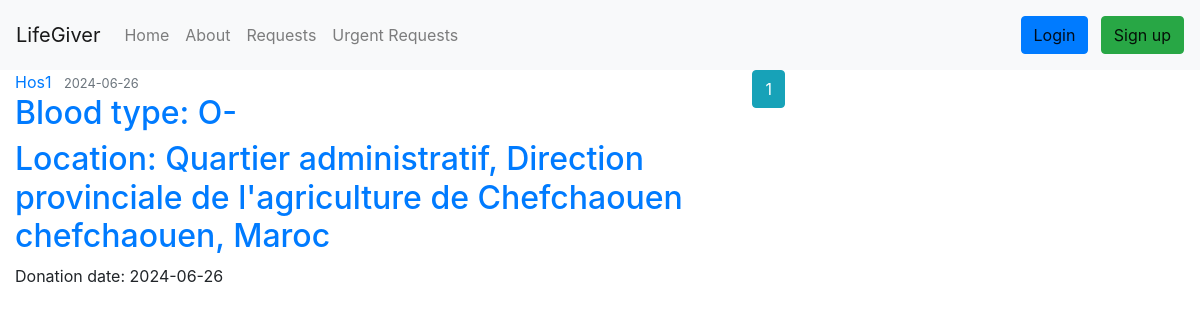
/donation_history/1, run on an earlier commit of the app's database.
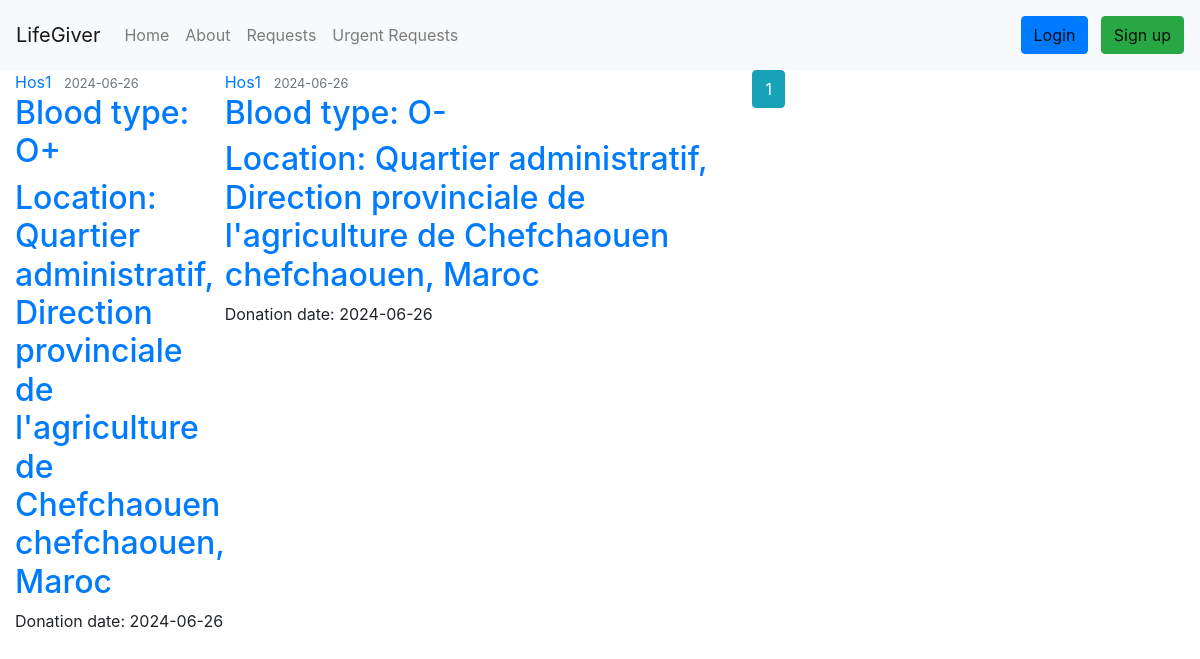
And on a later commit of the database.
### Lifegiver_test/lifegiver/models.py (models this page shows, shortened)
class UserDonation(db.Model):
    id = db.Column(db.Integer, primary_key=True)
    donation_date = db.Column(db.DateTime, nullable=False, default=datetime.now)
    donor_id = db.Column(db.Integer, db.ForeignKey('donor.id'), nullable=False)
    request_id = db.Column(db.Integer, db.ForeignKey('donation_request.id'), nullable=True)
    hospital_id = db.Column(db.Integer, db.ForeignKey('hospital.id'), nullable=False)

class Hospital(db.Model, UserMixin):
    __tablename__ = 'hospital'
    id = db.Column(db.Integer, primary_key=True)
    name = db.Column(db.String(225), nullable=False)
    image_file = db.Column(db.String(20), nullable=False, default='default1.png')
    street = db.Column(db.String(500), nullable=True)
    city = db.Column(db.String(100), nullable=True)
    province = db.Column(db.String(100), nullable=True)
    zip_code = db.Column(db.String(45), nullable=True)
    country = db.Column(db.String(100), nullable=True)
    phone_number = db.Column(db.String(45), nullable=False)
    email = db.Column(db.String(125), unique=True, nullable=False)
    password = db.Column(db.String(60), nullable=False)
    barcode = db.Column(db.String(100), unique=True, nullable=False)
    lat = db.Column(db.Float, nullable=True)
    lng = db.Column(db.Float, nullable=True)
    hospital_donations = db.relationship('UserDonation', backref='hospital_donation', lazy=True)
    hospital_requests = db.relationship('DonationRequest', backref='hospital_request', lazy=True)
    urgent_requests = db.relationship('UrgentRequest', backref='hospital_urgent_request', lazy=True)

class DonationRequest(db.Model):
    id = db.Column(db.Integer, primary_key=True)
    hospital_id = db.Column(db.Integer, db.ForeignKey('hospital.id'), nullable=False)
    blood_type = db.Column(db.Enum('O-', 'O+', 'A-', 'A+', 'B-', 'B+', 'AB-', 'AB+'), nullable=False)
    request_date = db.Column(db.DateTime, nullable=False, default=datetime.now)
    status = db.Column(db.Enum('pending', 'fulfilled', 'failed'), nullable=False)
    expiration_date = db.Column(db.DateTime, nullable=False, default=lambda: datetime.now() + timedelta(days=90))
    request_donations = db.relationship('UserDonation', backref='donation_request', lazy=True)

### Lifegiver_test/lifegiver/route.py (the view)
@app.route('/donation_history/<int:donor_id>', methods=['POST', 'GET'], strict_slashes=False)
def donation_history(donor_id):
    page = request.args.get('page', 1, type=int)
    donor = Donor.query.filter_by(id=donor_id).first_or_404()
    user_donations = UserDonation.query.filter_by(donor_id=donor_id)\
            .order_by(UserDonation.donation_date.desc())\
            .paginate(page=page, per_page=5) # inteade of using .all() we gonna change it to .paginate() to get 10 requests per page
    return render_template('donation_history.html', title='All User Donations', donations=user_donations, donor_id=donor_id)

### Lifegiver_test/lifegiver/templates/donation_history.html
{% extends "layout.html" %}
{% block content %}
    {% for don in donations.items %}
        <article class="media content-section">
          <div class="media-body">
            <div class="article-metadata">
              <a class="mr-2" href="#">{{ don.hospital_donation.name }}</a>
              <small class="text-muted">{{ don.donation_request.request_date.strftime('%Y-%m-%d') }}</small>
            </div>
            <h2><a class="article-title" href="#">{{ 'Blood type: ' ~ don.donation_request.blood_type }}</a></h2>
            <h2><a class="article-title" href="#">{{ 'Location: ' ~ don.hospital_donation.street ~ ' ' ~ don.hospital_donation.city ~ ', ' ~ don.hospital_donation.country }}</a></h2>
            <p class="article-content">{{ 'Donation date: ' ~ don.donation_date.strftime('%Y-%m-%d') }}</p>
          </div>
    {% endfor %}
    {% for page_num in donations.iter_pages(left_edge=1, right_edge=1, left_current=1, right_current=1) %}
      {% if page_num %}
        {% if donations.page == page_num %}
          <a class="btn btn-info mb-4" href="{{ url_for('donation_history', donor_id=donor_id, page=page_num) }}">{{ page_num }}</a>
        {% else %}
          <a class="btn btn-outline-info mb-4" href="{{ url_for('donation_history', donor_id=donor_id, page=page_num) }}">{{ page_num }}</a>
        {% endif %}
      {% else %}
        ...
      {% endif %}
    {% endfor %}
{% endblock content %}

### Lifegiver_test/lifegiver/templates/layout.html (shortened to what this page needs)
<!DOCTYPE html>
<html lang="en">
<head>
    <link rel="stylesheet" href="https://maxcdn.bootstrapcdn.com/bootstrap/4.0.0/css/bootstrap.min.css">
    <link rel="stylesheet" type="text/css" href="{{ url_for('static', filename='main.css') }}">
</head>
<body>
    <nav class="navbar navbar-expand-lg navbar-light bg-light">
        <a class="navbar-brand" href="{{ url_for('home') }}">LifeGiver</a>
        <div class="collapse navbar-collapse" id="navbarNav">
            <ul class="navbar-nav mr-auto">
                <li class="nav-item">
                    <a class="nav-link" href="{{ url_for('home') }}">Home</a>
                </li>
                <li class="nav-item">
                    <a class="nav-link" href="{{ url_for('about') }}">About</a>
                </li>
                <li class="nav-item">
                    <a class="nav-link" href="{{ url_for('don_requests') }}">Requests</a>
                </li>
                <li class="nav-item">
                    <a class="nav-link" href="{{ url_for('urgent_requests') }}">Urgent Requests</a>
                </li>
            </ul>
            <span class="navbar-text">
            {% if current_user.is_authenticated %}
                {% if session.get('user_type') == 'donor' %}
                    <a class="nav-item nav-link" href="{{ url_for('donor_dashboard') }}">Donor Dashboard</a>
                {% elif session.get('user_type') == 'hospital' %}
                    <a class="nav-item nav-link" href="{{ url_for('new_request') }}">New Donation Request</a>
                    <a class="nav-item nav-link" href="{{ url_for('new_urgent_request') }}">Urgent Request</a>
                    <a class="nav-item nav-link" href="{{ url_for('hospital_dashboard') }}">Hospital Dashboard</a>
                {% endif %}
                <a class="nav-item nav-link" href="{{ url_for('logout') }}">Logout</a>
            {% else %}
                <a class="btn btn-primary mr-2" href="{{ url_for('login') }}">Login</a>
                <a class="btn btn-success" href="{{ url_for('register') }}">Sign up</a>
                {% endif %}
            </span>
        </div>
    </nav>
    <div class="col-md-8">
        {% block content %}
        {% endblock content%}
      </div>
</body>
</html>

What changed in the data, as far as the page shows it:
added UserDonation: hospital_donation.name "Hos1", donation_request.request_date "2024-06-26", Hospital.street+city+country "Location: Quartier administratif, Direction provinciale de l'agriculture de Chefchaouen chefchaouen, Maroc", donation_date "Donation date: 2024-06-26"
now on this page (row unchanged): DonationRequest: blood_type "Blood type: O+"
